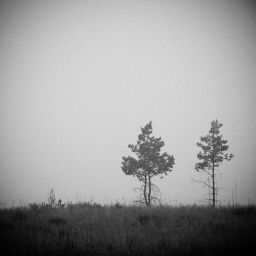
#> input picture L5.  Vector of Minkowski dimension/5.png, 256 x 256 px
$ python 'l6_имхасина.py'
#> lines starting #> are read from the running program, lines starting #| are printed output that depends on the picture
# -*- coding: utf-8 -*-
"""l6_имхасина.ipynb

Automatically generated by Colaboratory.

Original file is located at
    https://colab.research.google.com/drive/1N49IiWgJneTVkOUhtEQu5ZIVPqBXTTdl
"""

import numpy as np
import scipy
import cv2
import matplotlib.pyplot as plt
from google.colab.patches import cv2_imshow

def uS(img):
  k,l=img.shape
  u=np.ndarray(img.shape)
  for i in range(k-1):
    for j in range(l-1):
      u[i][j]=max(img[i][j]+1,max(img[i-1][j],img[i][j-1],img[i+1][j],img[i][j+1]))
  return u

def bS(img):
  k,l=img.shape
  b=np.ndarray(img.shape)
  for i in range(k-1):
    for j in range(l-1):
      b[i][j]=min(img[i][j]-1,min(img[i-1][j],img[i][j-1],img[i+1][j],img[i][j+1]))
  return b

def getVol(u,b):
  k,l=u.shape
  vol=0.0
  for i in range(k):
    for j in range(l):
      vol=vol+u[i][j]-b[i][j]
  return vol

def getA(vol2,vol1,beta):
  A = (vol2 - vol1) / 2
  lAlb = np.log(A) / np.log(beta)
  return lAlb

A_b=[]

def getDiv(betas):
    u_s.append(uS(u_s[-1]))
    b_s.append(bS(b_s[-1]))
    for beta in betas:
        u_s.append(uS(u_s[-1]))
        b_s.append(bS(b_s[-1]))
        vol1 = getVol(u_s[-2], b_s[-2])
        vol2 = getVol(u_s[-1], b_s[-1])
        lAlb = getA(vol2,vol1,beta)
        A_b.append(lAlb)
        yield lAlb

def getPlot(betas, Div):
  plt.figure(figsize=(10, 10))
  plt.xlabel('b')
  plt.ylabel('log(A) / log(b)')
  line, = plt.plot(betas, Div)
  l_s.append(line)
  labels.append(filename)
  plt.legend(l_s, labels)
  plt.savefig('res_5png.png')

l_s = []
labels = []
filename='5.png'
image = cv2.imread(filename)
#> image is the input picture: shape (256, 256, 3); min 0, max 224, mean 156.6
image = cv2.cvtColor(image, cv2.COLOR_BGR2GRAY)
#> image: shape (256, 256)
u_s = [image]
b_s = [image]
betas = [i for i in range(2, 11)]
Div = [i for i in getDiv(betas)]
getPlot(betas,Div)
#> in getPlot, `plt.savefig('res_5png.png')`:
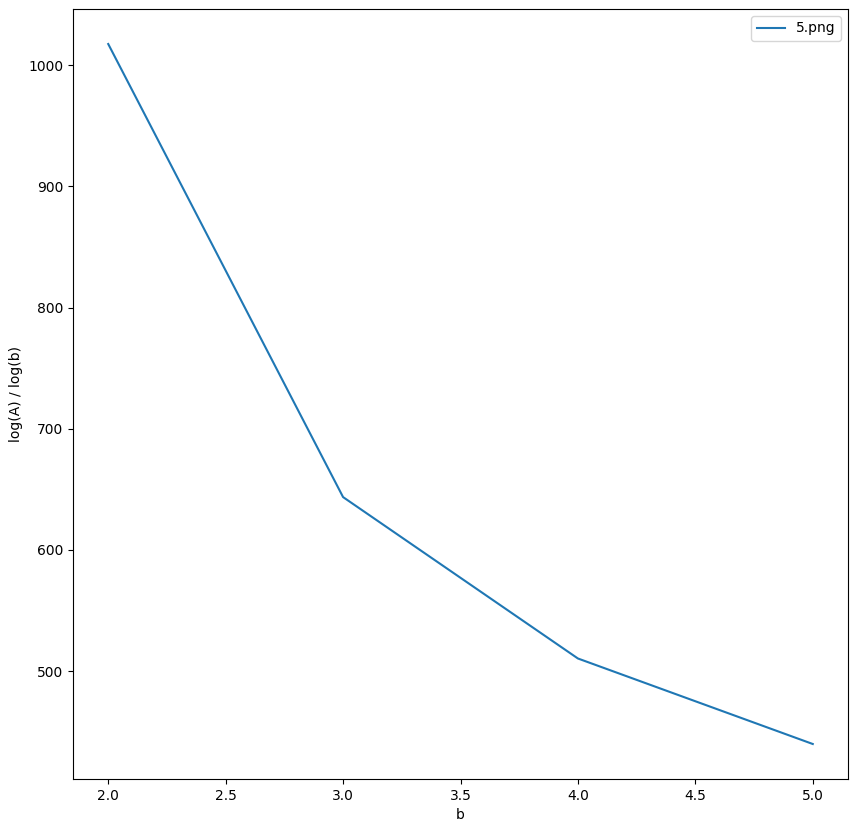
#> figure drawn by matplotlib, 1 panel

A_b
